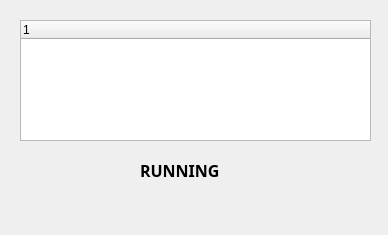
<?xml version="1.0" encoding="UTF-8"?>
<ui version="4.0">
 <class>DaemonStatusDialog</class>
 <widget class="QDialog" name="DaemonStatusDialog">
  <property name="geometry">
   <rect>
    <x>0</x>
    <y>0</y>
    <width>388</width>
    <height>235</height>
   </rect>
  </property>
  <property name="minimumSize">
   <size>
    <width>388</width>
    <height>235</height>
   </size>
  </property>
  <property name="maximumSize">
   <size>
    <width>388</width>
    <height>235</height>
   </size>
  </property>
  <property name="windowTitle">
   <string>Daemon Status</string>
  </property>
  <property name="windowIcon">
   <iconset resource="resource.qrc">
    <normaloff>:/new/prefix1/resources/process.png</normaloff>:/new/prefix1/resources/process.png</iconset>
  </property>
  <widget class="QTreeWidget" name="treeWidget">
   <property name="geometry">
    <rect>
     <x>20</x>
     <y>20</y>
     <width>351</width>
     <height>121</height>
    </rect>
   </property>
   <column>
    <property name="text">
     <string notr="true">1</string>
    </property>
   </column>
  </widget>
  <widget class="QLabel" name="label">
   <property name="geometry">
    <rect>
     <x>140</x>
     <y>160</y>
     <width>111</width>
     <height>21</height>
    </rect>
   </property>
   <property name="font">
    <font>
     <family>Miriam</family>
     <pointsize>12</pointsize>
     <weight>75</weight>
     <bold>true</bold>
    </font>
   </property>
   <property name="text">
    <string>RUNNING</string>
   </property>
  </widget>
 </widget>
 <resources>
  <include location="resource.qrc"/>
 </resources>
 <connections/>
</ui>
